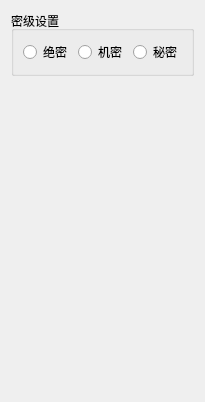
            <widget class="QWidget" name="tab_SecurityClassification">
             <attribute name="title">
              <string>密级</string>
             </attribute>
             <layout class="QGridLayout" name="gridLayout_17">
              <item row="0" column="0">
               <widget class="QGroupBox" name="groupBox_8">
                <property name="title">
                 <string>密级设置</string>
                </property>
                <layout class="QGridLayout" name="gridLayout_16">
                 <item row="0" column="0">
                  <widget class="QRadioButton" name="radioButton_JueMi">
                   <property name="text">
                    <string>绝密</string>
                   </property>
                  </widget>
                 </item>
                 <item row="0" column="1">
                  <widget class="QRadioButton" name="radioButton_JiMi">
                   <property name="text">
                    <string>机密</string>
                   </property>
                  </widget>
                 </item>
                 <item row="0" column="2">
                  <widget class="QRadioButton" name="radioButton_MiMi">
                   <property name="text">
                    <string>秘密</string>
                   </property>
                  </widget>
                 </item>
                </layout>
               </widget>
              </item>
              <item row="1" column="0">
               <spacer name="verticalSpacer_4">
                <property name="orientation">
                 <enum>Qt::Vertical</enum>
                </property>
                <property name="sizeHint" stdset="0">
                 <size>
                  <width>20</width>
                  <height>315</height>
                 </size>
                </property>
               </spacer>
              </item>
             </layout>
            </widget>
